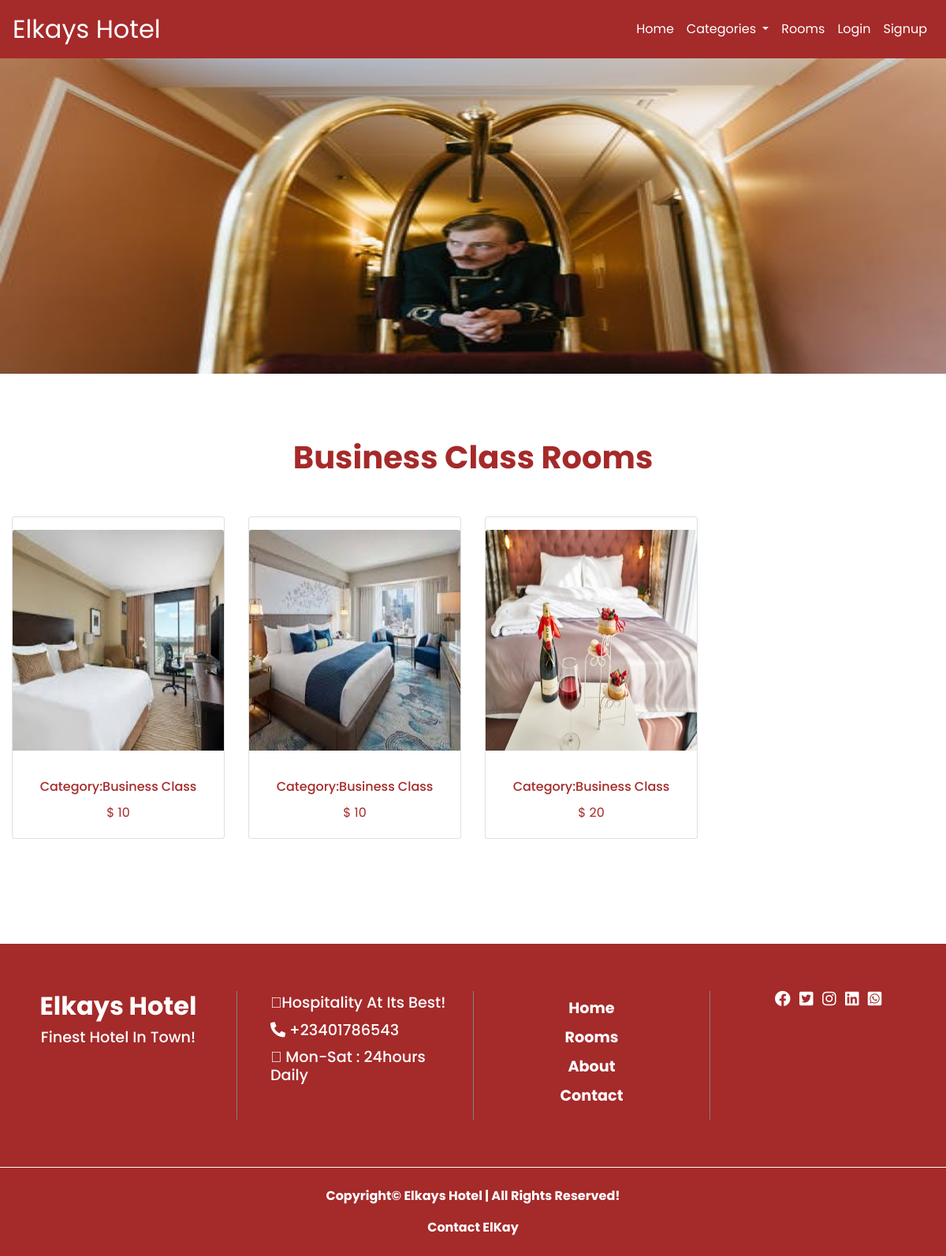
Screenshot of /category/3/ with the database file from the repository.
### hotel/models.py (models this page shows, shortened)
class Category(models.Model):
    title = models.CharField(max_length=50)
    image = models.ImageField(upload_to='rooms', default='pix.jpg')
    class Meta:
            db_table = 'category'
            managed = True
            verbose_name = 'Category'
            verbose_name_plural = 'Categories'

class Room(models.Model):
    ROOM_CATEGORIES=(
        ('ECO', 'ECONOMY'),
        ('FAM', 'FAMILY'),
        ('BUS', 'BUSINESS'),
    )
    category = models.ForeignKey(Category, on_delete=models.CASCADE)
    name = models.CharField(max_length=50)
    number = models.IntegerField()
    image = models.ImageField(upload_to='products', default='pix.jpg')
    beds = models.IntegerField()
    capacity = models.IntegerField()
    price = models.IntegerField()
    description = models.TextField()
    available = models.BooleanField(default=True)
    eco = models.BooleanField(default=False)
    fam = models.BooleanField(default=False)
    biz = models.BooleanField(default=False)
    min_order = models.IntegerField(default=1)
    max_order = models.IntegerField(default=3)

### hotel/views.py (the view)
# urls.py: path('category/<str:id>/', views.category, name='category'),
def category(request,id):
    category=Room.objects.filter(category_id=id,available=True)
    single_cat = Category.objects.get(pk=id)
    context={
        'category':category,
        'single_cat':single_cat,
    }
    return render(request, 'category.html', context)

### hotel/context_processor.py (called while the page is built)
def booking_viewread(request):
    booking_view=Booking.objects.filter(user__username=request.user.username, paid_order=False)
    booking_viewreader=0
    for item in booking_view:
        booking_viewreader += item.days
    context={
        'booking_viewreader':booking_viewreader
    }
    return context

def dropdown(request):
    categories = Category.objects.all()
    context = {
        'categories':categories
    }
    return context

### hotel/templates/category.html (shortened to what this page needs)
{% extends "base.html" %}
{% block content %}
<div class="pbanner"></div>
<div class="container-fluid prod">
    <h1>{{single_cat.title|title}} Rooms</h1>
    <div class="row">
        {% if category %}
            {% for item in category %}
                <div class="col-12 col-sm-12 col-md-6 col-lg-3 mb-3 mt-3 w-25">
                    <div class="card w-100 text-center pt-3">
                       <a href="{% url 'details' item.id %}">
                        <img src="{{item.image.url}}" class="card-img-top w-100">
                        <div class="card-body mt-3">
                        <h5 class="card-title">Category:{{item.category.title}}</h5>
                        <p class="card-text">$ {{item.price}}</p>
                        </div>
                       </a>
                    </div>
                </div>
            {% endfor %}
        {% endif %}
    </div>
</div>
{% endblock content %}
{% block footer %}{% include "footer.html" %}{% endblock footer %}

### hotel/static/css/hotel.css (style rules this page uses)
* { margin: 0; padding: 0; box-sizing: border-box; font-family: 'Poppins', sans-serif; text-transform: capitalize; text-decoration: none; }
html { scroll-behavior: smooth; }
.pbanner { background: url(../imgg/lobby2.jpeg); height: 50vh; background-position: center; background-repeat: no-repeat; background-size: 100% 100%; width: 100%; color: white; }
.prod .row { margin-bottom: 10% !important; }
.prod h1 { margin-top: 7%; margin-bottom: 3%; font-size: 2.5em; font-weight: 700; color: brown; text-transform: capitalize; text-align: center; }
.prod a, .prod h5, .prod p { color: brown; font-size: 1em; text-decoration: none; text-align: center; text-transform: capitalize; }
.prod img { height: 35vh; }

### rows the page displays
Category: title "Business Class"
Room: image (picture), category "Business Class", price "10"
Room: image (picture), category "Business Class", price "10"
Room: image (picture), category "Business Class", price "20"
